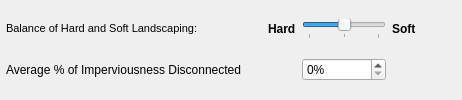
                   <widget class="QWidget" name="widget_18" native="true">
                    <property name="minimumSize">
                     <size>
                      <width>0</width>
                      <height>10</height>
                     </size>
                    </property>
                    <layout class="QGridLayout" name="gridLayout_18">
                     <property name="leftMargin">
                      <number>6</number>
                     </property>
                     <property name="topMargin">
                      <number>6</number>
                     </property>
                     <property name="rightMargin">
                      <number>6</number>
                     </property>
                     <property name="bottomMargin">
                      <number>6</number>
                     </property>
                     <item row="0" column="2">
                      <widget class="QLabel" name="lscape_hsbalance_hard">
                       <property name="text">
                        <string>&lt;html&gt;&lt;head/&gt;&lt;body&gt;&lt;p&gt;&lt;span style=&quot; font-weight:600;&quot;&gt;Hard&lt;/span&gt;&lt;/p&gt;&lt;/body&gt;&lt;/html&gt;</string>
                       </property>
                      </widget>
                     </item>
                     <item row="0" column="1">
                      <spacer name="horizontalSpacer_30">
                       <property name="orientation">
                        <enum>Qt::Horizontal</enum>
                       </property>
                       <property name="sizeType">
                        <enum>QSizePolicy::Minimum</enum>
                       </property>
                       <property name="sizeHint" stdset="0">
                        <size>
                         <width>20</width>
                         <height>20</height>
                        </size>
                       </property>
                      </spacer>
                     </item>
                     <item row="0" column="6">
                      <spacer name="horizontalSpacer_29">
                       <property name="orientation">
                        <enum>Qt::Horizontal</enum>
                       </property>
                       <property name="sizeType">
                        <enum>QSizePolicy::Minimum</enum>
                       </property>
                       <property name="sizeHint" stdset="0">
                        <size>
                         <width>40</width>
                         <height>20</height>
                        </size>
                       </property>
                      </spacer>
                     </item>
                     <item row="0" column="5">
                      <widget class="QLabel" name="lscape_hsbalance_soft">
                       <property name="text">
                        <string>&lt;html&gt;&lt;head/&gt;&lt;body&gt;&lt;p&gt;&lt;span style=&quot; font-weight:600;&quot;&gt;Soft&lt;/span&gt;&lt;/p&gt;&lt;/body&gt;&lt;/html&gt;</string>
                       </property>
                      </widget>
                     </item>
                     <item row="0" column="0">
                      <widget class="QLabel" name="lscape_hsbalance_lbl">
                       <property name="text">
                        <string>&lt;!DOCTYPE HTML PUBLIC &quot;-//W3C//DTD HTML 4.0//EN&quot; &quot;http://www.w3.org/TR/REC-html40/strict.dtd&quot;&gt;
&lt;html&gt;&lt;head&gt;&lt;meta name=&quot;qrichtext&quot; content=&quot;1&quot; /&gt;&lt;style type=&quot;text/css&quot;&gt;
p, li { white-space: pre-wrap; }
&lt;/style&gt;&lt;/head&gt;&lt;body style=&quot; font-family:'MS Shell Dlg 2'; font-size:8pt; font-weight:400; font-style:normal;&quot;&gt;
&lt;p style=&quot; margin-top:0px; margin-bottom:0px; margin-left:0px; margin-right:0px; -qt-block-indent:0; text-indent:0px;&quot;&gt;Balance of Hard and Soft Landscaping:&lt;/p&gt;&lt;/body&gt;&lt;/html&gt;</string>
                       </property>
                      </widget>
                     </item>
                     <item row="0" column="4">
                      <widget class="QSlider" name="lscape_hsbalance_slide">
                       <property name="minimum">
                        <number>-1</number>
                       </property>
                       <property name="maximum">
                        <number>1</number>
                       </property>
                       <property name="singleStep">
                        <number>1</number>
                       </property>
                       <property name="pageStep">
                        <number>5</number>
                       </property>
                       <property name="value">
                        <number>0</number>
                       </property>
                       <property name="orientation">
                        <enum>Qt::Horizontal</enum>
                       </property>
                       <property name="tickPosition">
                        <enum>QSlider::TicksBelow</enum>
                       </property>
                       <property name="tickInterval">
                        <number>1</number>
                       </property>
                      </widget>
                     </item>
                     <item row="1" column="0">
                      <widget class="QLabel" name="lscape_impdced_lbl">
                       <property name="text">
                        <string>Average % of Imperviousness Disconnected</string>
                       </property>
                      </widget>
                     </item>
                     <item row="1" column="4">
                      <widget class="QSpinBox" name="lscape_impdced_spin">
                       <property name="suffix">
                        <string>%</string>
                       </property>
                       <property name="maximum">
                        <number>100</number>
                       </property>
                      </widget>
                     </item>
                    </layout>
                   </widget>
